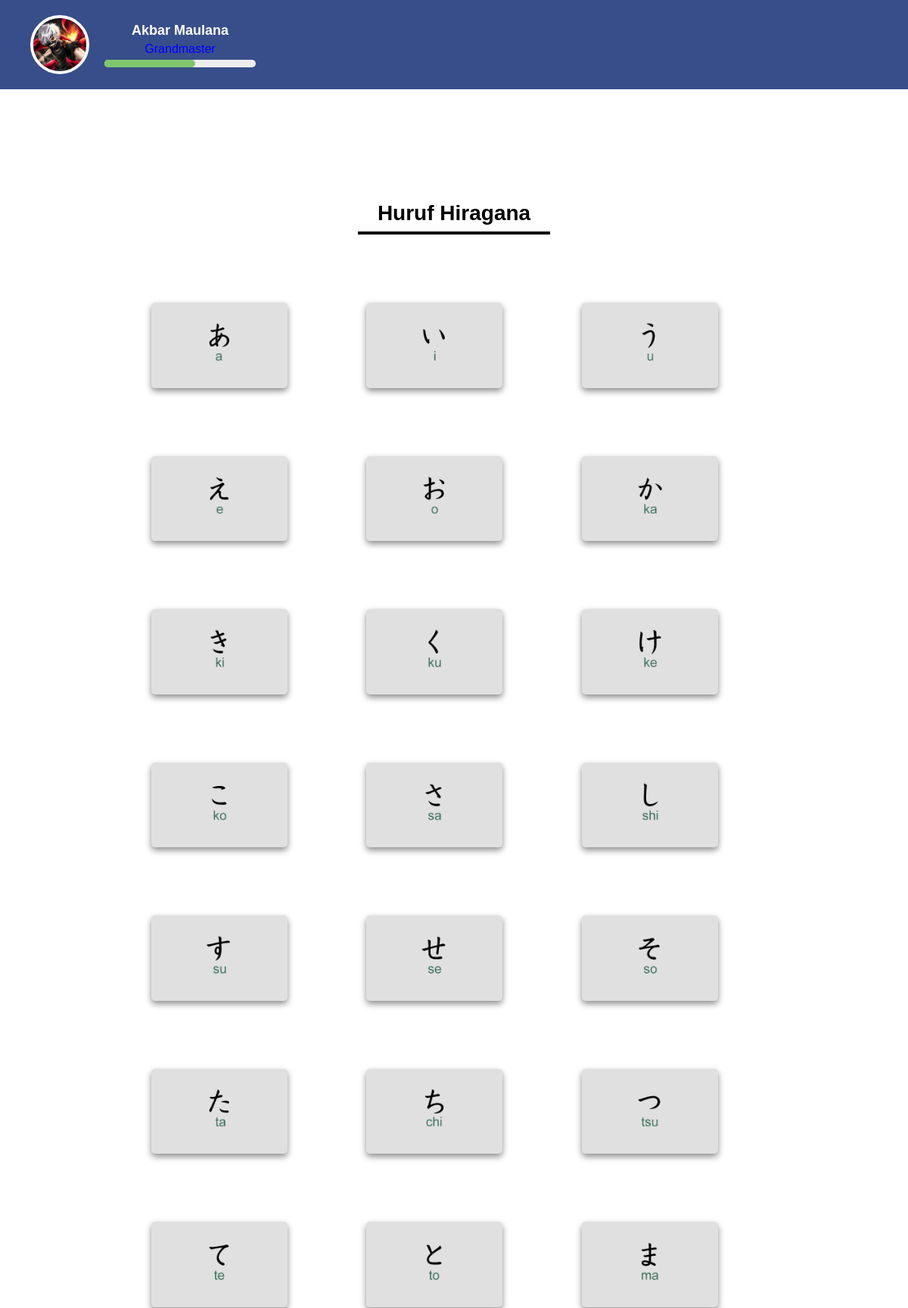
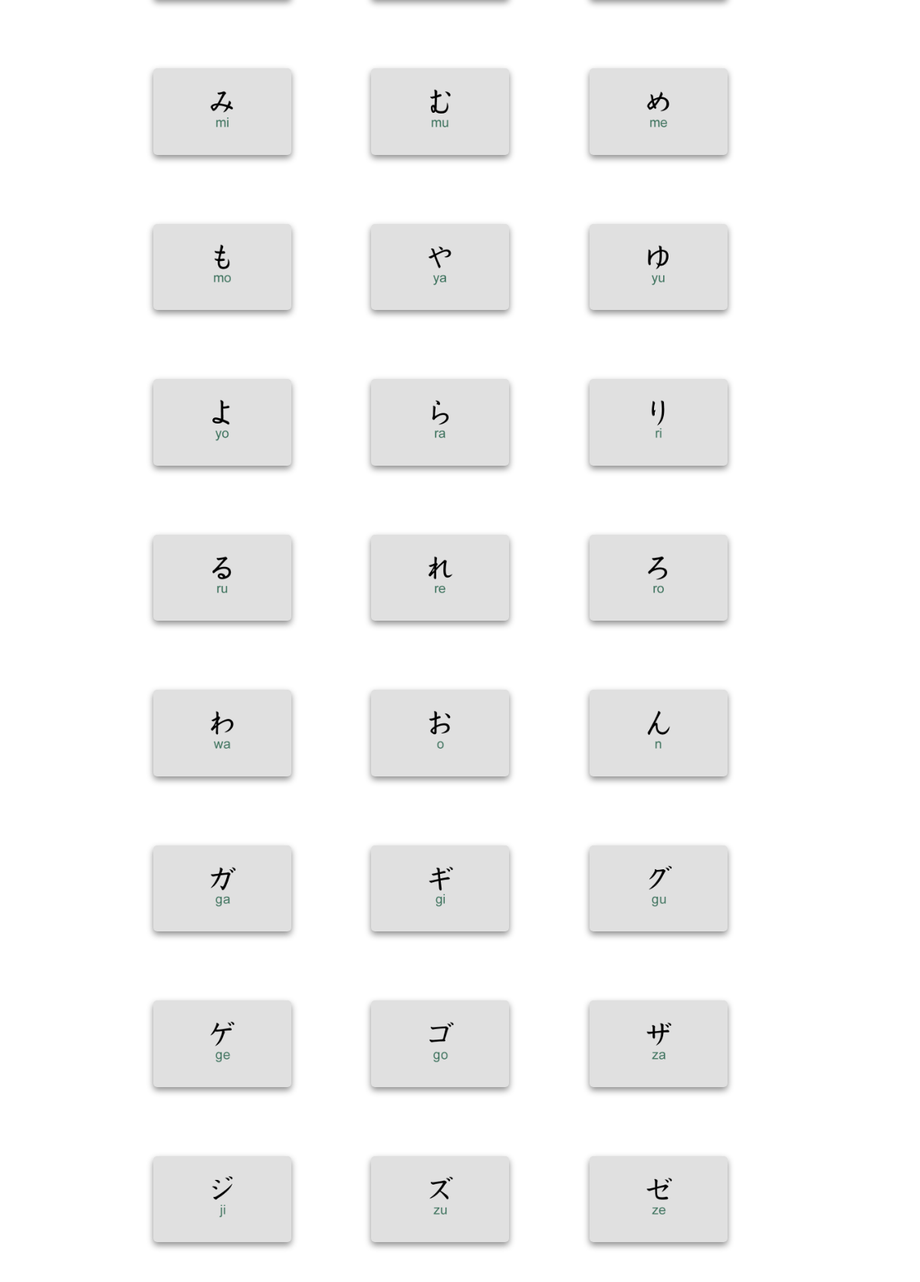
Screenshot of /users/hiragana.php (signed in, upper part) with the database file from the repository (2 pictures, top to bottom).
### tables this page shows
CREATE TABLE `user` (
  `id` int(3) NOT NULL,
  `foto_profile` varchar(30) NOT NULL,
  `nama` char(60) NOT NULL,
  `username` varchar(50) NOT NULL,
  `password` varchar(50) NOT NULL,
  `role` varchar(10) NOT NULL,
  `progres_level` varchar(3) NOT NULL
);

### users/hiragana.php (the view, shortened to what this page needs)
<!DOCTYPE html>
<html lang="en">
<head>
    <link rel="stylesheet" href="../css/style-user.css">
</head>
<body>
<header>
<div class="profile">
    <?php
    $koneksi = mysqli_connect("localhost", "root", "", "e_learning_jpl");
    if (isset($_SESSION['id'])) {
        $id = $_SESSION['id'];
        $sql = "SELECT nama, progres_level, foto_profile FROM user WHERE id = '$id'";
        $result = mysqli_query($koneksi, $sql);
        if (mysqli_num_rows($result) > 0) {
            $row = mysqli_fetch_assoc($result);
            $nama = $row["nama"];
            $progres_level = $row["progres_level"];
            $profile_picture = $row["foto_profile"];
            if (!empty($profile_picture)) {
                echo "<img src='../uploads_profile/$profile_picture' alt='Profile Picture' onclick='openProfilePopup()' class='profile-pic'>";
            } else {
                echo "<img src='../images/default_profile_picture.jpg' alt='Profile Picture' onclick='openProfilePopup()'>";
            }
            echo "<div class='profile-info'>";
            echo "<span>$nama</span>";
            echo "<p id='levelText'>$progres_level</p>";
            echo "<div class='progress-bar'>";
            echo "<div class='progress' style='width: $progres_level%;'></div>";
            echo "</div>";
            echo "</div>";
        } else {
            echo "0 results";
        }
    } else {
        echo "Session 'id' not found";
    }
    ?>
</div>
</header>
<main>
<p style="text-align:center; font-weight:bold; font-size:28px;">Huruf Hiragana</p>
<hr style="width:250px; margin-bottom:80px; border:2px solid;">
<div class="box-container2">
    <img src="../images/hiragana/a.png" id="hiragana-a">
</div>
<div class="box-container2">
    <img src="../images/hiragana/i.png" id="hiragana-i">
</div>
<div class="box-container2">
    <img src="../images/hiragana/u.png" id="hiragana-u">
</div>
<div class="box-container2">
    <img src="../images/hiragana/e.png" id="hiragana-e">
</div>
<div class="box-container2">
    <img src="../images/hiragana/o.png" id="hiragana-o">
</div>
<div class="box-container2">
    <img src="../images/hiragana/ka.png" id="hiragana-ka">
</div>
<div class="box-container2">
    <img src="../images/hiragana/ki.png" id="hiragana-ki">
</div>
<div class="box-container2">
    <img src="../images/hiragana/ku.png" id="hiragana-ku">
</div>
<div class="box-container2">
    <img src="../images/hiragana/ke.png" id="hiragana-ke">
</div>
<div class="box-container2">
    <img src="../images/hiragana/ko.png" id="hiragana-ko">
</div>
<div class="box-container2">
    <img src="../images/hiragana/sa.png" id="hiragana-sa">
</div>
<div class="box-container2">
    <img src="../images/hiragana/shi.png" id="hiragana-shi">
</div>
<div class="box-container2">
    <img src="../images/hiragana/su.png" id="hiragana-su">
</div>
<div class="box-container2">
    <img src="../images/hiragana/se.png" id="hiragana-se">
</div>
<div class="box-container2">
    <img src="../images/hiragana/so.png" id="hiragana-so">
</div>
<div class="box-container2">
    <img src="../images/hiragana/ta.png" id="hiragana-ta">
</div>
<div class="box-container2">
    <img src="../images/hiragana/chi.png" id="hiragana-chi">
</div>
<div class="box-container2">
    <img src="../images/hiragana/tsu.png" id="hiragana-tsu">
</div>
<div class="box-container2">
    <img src="../images/hiragana/te.png" id="hiragana-te">
</div>
<div class="box-container2">
    <img src="../images/hiragana/to.png" id="hiragana-to">
</div>
<div class="box-container2">
    <img src="../images/hiragana/ma.png" id="hiragana-ma">
</div>
<div class="box-container2">
    <img src="../images/hiragana/mi.png" id="hiragana-mi">
</div>
<div class="box-container2">
    <img src="../images/hiragana/mu.png" id="hiragana-mu">
</div>
<div class="box-container2">
    <img src="../images/hiragana/me.png" id="hiragana-me">
</div>
<div class="box-container2">
    <img src="../images/hiragana/mo.png" id="hiragana-mo">
</div>
<div class="box-container2">
    <img src="../images/hiragana/ya.png" id="hiragana-ya">
</div>
<div class="box-container2">
    <img src="../images/hiragana/yu.png" id="hiragana-yu">
</div>
<div class="box-container2">
    <img src="../images/hiragana/yo.png" id="hiragana-yo">
</div>
<div class="box-container2">
    <img src="../images/hiragana/ra.png" id="hiragana-ra">
</div>
<div class="box-container2">
    <img src="../images/hiragana/ri.png" id="hiragana-ri">
</div>
<div class="box-container2">
    <img src="../images/hiragana/ru.png" id="hiragana-ru">
</div>
<div class="box-container2">
    <img src="../images/hiragana/re.png" id="hiragana-re">
</div>
<div class="box-container2">
    <img src="../images/hiragana/ro.png" id="hiragana-ro">
</div>
<div class="box-container2">
    <img src="../images/hiragana/wa.png" id="hiragana-wa">
</div>
<div class="box-container2">
    <img src="../images/hiragana/o.png" id="hiragana-wo">
</div>
<div class="box-container2">
    <img src="../images/hiragana/n.png" id="hiragana-n">
</div>
<div class="box-container2">
    <img src="../images/hiragana/ga.png" id="hiragana-ga">
</div>
<div class="box-container2">
    <img src="../images/hiragana/gi.png" id="hiragana-gi">
</div>
<div class="box-container2">
    <img src="../images/hiragana/gu.png" id="hiragana-gu">
</div>
<div class="box-container2">
    <img src="../images/hiragana/ge.png" id="hiragana-ge">
</div>
<div class="box-container2">
    <img src="../images/hiragana/go.png" id="hiragana-go">
</div>
<div class="box-container2">
    <img src="../images/hiragana/za.png" id="hiragana-za">
</div>
<div class="box-container2">
    <img src="../images/hiragana/ji.png" id="hiragana-zi">
</div>
<div class="box-container2">
    <img src="../images/hiragana/zu.png" id="hiragana-zu">
</div>
<div class="box-container2">
    <img src="../images/hiragana/ze.png" id="hiragana-ze">
</div>
</main>

### css/style-user.css (style rules this page uses)
body { font-family: Arial, sans-serif; margin: 0; padding: 0; }
header { background-color: rgb(56, 78, 138); color: #fff; text-align: center; position: relative; }
main { max-width: 100%; margin: 0 auto; padding: 100px; box-sizing: border-box; text-decoration: none; }
p { margin-bottom: 0; text-align: justify; }
.profile { display: flex; align-items: center; margin-bottom: 20px; padding: 0 40px; padding-top: 20px; padding-bottom: 20px; }
.profile img { width: 70px; height: 70px; object-fit: cover; border-radius: 50%; margin-right: 20px; border: 4px solid rgb(255, 255, 255); }
.profile .profile-info { display: flex; flex-direction: column; }
.profile .profile-info span { font-weight: bold; font-size: 18px; }
.profile .profile-info p { margin: 0 auto; font-size: 16px; padding-top: 5px; }
.progress-bar { width: 200px; height: 10px; background-color: #eee; border-radius: 5px; margin-top: 5px; }
.progress { width: 10%; height: 100%; background-color: #7ec76c; border-radius: 5px; }
.box-container2 { display: inline-block; margin-top: 10px; padding: 20px 60px; background-color: #e0e0e0; border-radius: 5px; margin-bottom: 80px; box-shadow: 0 4px 8px rgba(0, 0, 0, 0.452); max-width: 60px; margin-left: 100px; }
.box-container2 img { max-width: 60px; max-height: 100%; object-fit: contain; }

### users/hiragana.php (style rules this page uses)
.profile-pic { cursor: pointer; width: 100px; height: 100px; border-radius: 50%; }

### rows the page displays
user: foto_profile (picture), nama "Akbar Maulana"
